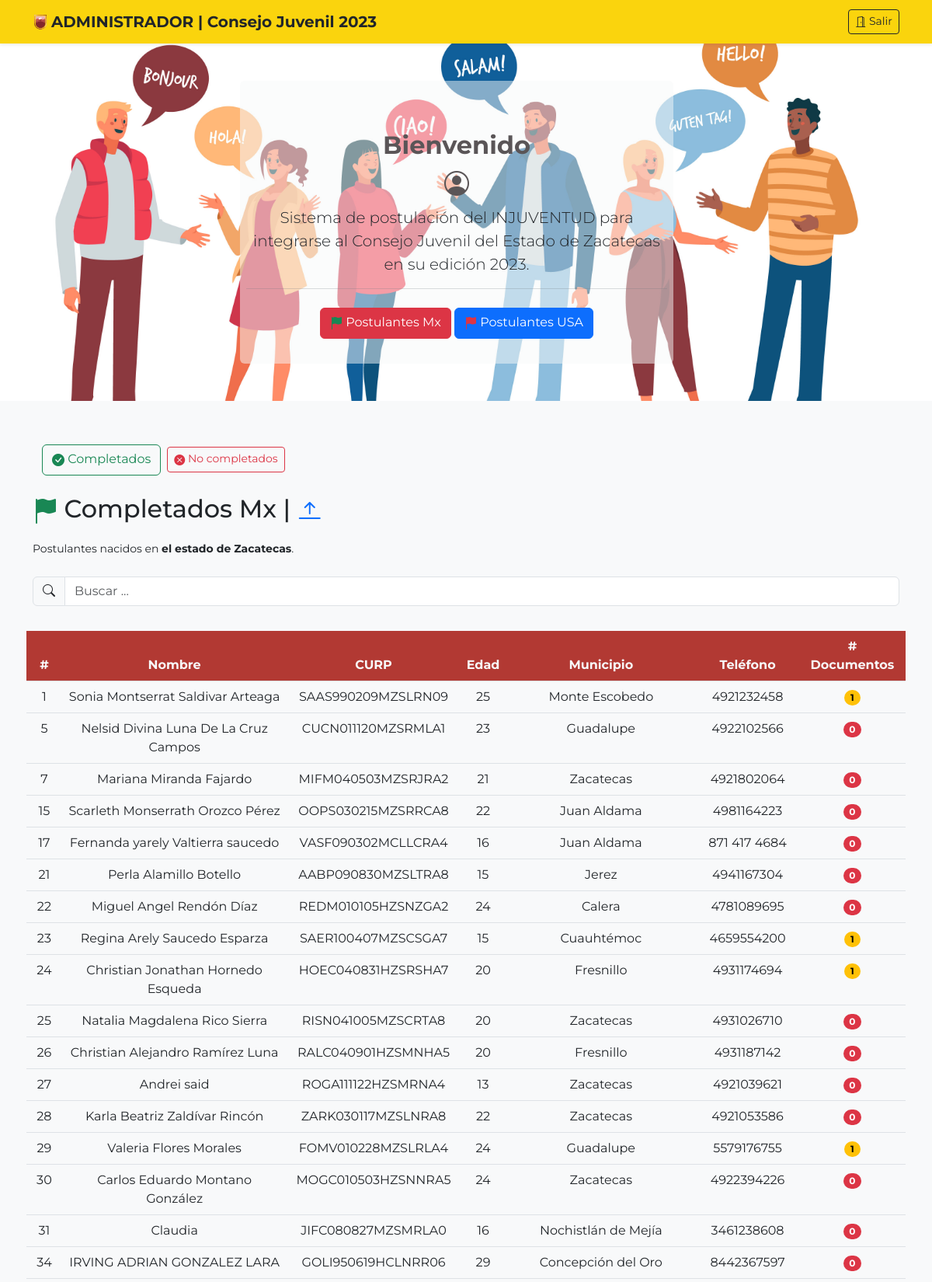
Page /sistema/admin/no_completados.php (upper part) on the committed database.
### tables this page shows
CREATE TABLE `usr` (
  `id` int(11) NOT NULL,
  `usr` varchar(100) DEFAULT NULL,
  `pwd` varchar(100) DEFAULT NULL,
  `perfil` int(11) DEFAULT NULL,
  `curp` varchar(18) DEFAULT NULL,
  `nombre` varchar(100) DEFAULT NULL,
  `edad` int(11) DEFAULT NULL,
  `municipio` int(11) DEFAULT NULL,
  `telefono` varchar(30) DEFAULT NULL,
  `categoria` int(11) DEFAULT NULL
);

CREATE TABLE `municipio` (
  `id` int(11) NOT NULL,
  `municipio` varchar(50) NOT NULL
);

### sistema/admin/query/lista_postulantes_general_no_completados.php (the view)
<?php
include('qc.php');
$sqlPostulantes ="SELECT * FROM usr WHERE perfil = 1";
$resultadoSQL = $conn->query($sqlPostulantes);
$x = 0;
while($rowSQL = $resultadoSQL->fetch_assoc()){
    $x++;
    $idDocs = $rowSQL['id'];
    $contador = "SELECT COUNT(documento) AS contar FROM documentos WHERE id_ext = '$idDocs'";
    $resultadoContar = $conn->query($contador);
    $rowContar = $resultadoContar -> fetch_assoc();
    $numero = $rowContar['contar'];
    if($numero<9){
    echo'
    <tr>
        <td>'.$x.'</td>
        <td>'.$rowSQL['nombre'].'</td>
        <td>'.$rowSQL['curp'].'</td>
        <td>'.$rowSQL['edad'].'</td>';
        $mun = $rowSQL['municipio'];
    $sqlMunicipio = "SELECT * FROM municipio WHERE id = '$mun'";
    $resultadoMunicipio = $conn -> query($sqlMunicipio);
    $rowMunicipio = $resultadoMunicipio->fetch_assoc();
    echo'
        <td>'.$rowMunicipio['municipio'].'</td>
        ';
    echo'
        <td>'.$rowSQL['telefono'].'</td>
        <td>
            <a href="listado_docs.php?id='.$rowSQL['id'].'">';
        if ($numero == 0){
            echo'
            <span class="badge rounded-pill text-bg-danger">
            ';
        }
        else if ($numero == 1 || $numero == 2 || $numero == 3 || $numero == 4 || $numero == 5 || $numero == 6 || $numero == 7 || $numero == 8){
            echo'
            <span class="badge rounded-pill text-bg-warning">
            ';
        }
        else if ($numero == 9){
            echo'
            <span class="badge rounded-pill text-bg-primary">
            ';
        }
            echo'
                '.$numero.'
            </span>
            </a>
        </td>
    </tr>
';
}
}
?>

### sistema/admin/no_completados.php (style rules this page uses)
body { font-family: 'Montserrat', sans-serif; }

### rows in the picture
usr: nombre "Sonia Montserrat Saldivar Arteaga", curp "SAAS990209MZSLRN09", edad "25", municipio.municipio "Monte Escobedo", telefono "4921232458", numero "1"
usr: nombre "Nelsid Divina Luna De La Cruz Campos", curp "CUCN011120MZSRMLA1", edad "23", municipio.municipio "Guadalupe", telefono "4922102566", numero "0"
usr: nombre "Mariana Miranda Fajardo", curp "MIFM040503MZSRJRA2", edad "21", municipio.municipio "Zacatecas", telefono "4921802064", numero "0"
usr: nombre "Scarleth Monserrath Orozco Pérez", curp "OOPS030215MZSRRCA8", edad "22", municipio.municipio "Juan Aldama", telefono "4981164223", numero "0"
usr: nombre "Fernanda yarely Valtierra saucedo", curp "VASF090302MCLLCRA4", edad "16", municipio.municipio "Juan Aldama", telefono "871 417 4684", numero "0"
usr: nombre "Perla Alamillo Botello", curp "AABP090830MZSLTRA8", edad "15", municipio.municipio "Jerez", telefono "4941167304", numero "0"
usr: nombre "Miguel Angel Rendón Díaz", curp "REDM010105HZSNZGA2", edad "24", municipio.municipio "Calera", telefono "4781089695", numero "0"
usr: nombre "Regina Arely Saucedo Esparza", curp "SAER100407MZSCSGA7", edad "15", municipio.municipio "Cuauhtémoc", telefono "4659554200", numero "1"
usr: nombre "Christian Jonathan Hornedo Esqueda", curp "HOEC040831HZSRSHA7", edad "20", municipio.municipio "Fresnillo", telefono "4931174694", numero "1"
usr: nombre "Natalia Magdalena Rico Sierra", curp "RISN041005MZSCRTA8", edad "20", municipio.municipio "Zacatecas", telefono "4931026710", numero "0"
usr: nombre "Christian Alejandro Ramírez Luna", curp "RALC040901HZSMNHA5", edad "20", municipio.municipio "Fresnillo", telefono "4931187142", numero "0"
usr: nombre "Andrei said", curp "ROGA111122HZSMRNA4", edad "13", municipio.municipio "Zacatecas", telefono "4921039621", numero "0"
usr: nombre "Karla Beatriz Zaldívar Rincón", curp "ZARK030117MZSLNRA8", edad "22", municipio.municipio "Zacatecas", telefono "4921053586", numero "0"
usr: nombre "Valeria Flores Morales", curp "FOMV010228MZSLRLA4", edad "24", municipio.municipio "Guadalupe", telefono "5579176755", numero "1"
usr: nombre "Carlos Eduardo Montano González", curp "MOGC010503HZSNNRA5", edad "24", municipio.municipio "Zacatecas", telefono "4922394226", numero "0"
usr: nombre "Claudia", curp "JIFC080827MZSMRLA0", edad "16", municipio.municipio "Nochistlán de Mejía", telefono "3461238608", numero "0"
usr: nombre "IRVING ADRIAN GONZALEZ LARA", curp "GOLI950619HCLNRR06", edad "29", municipio.municipio "Concepción del Oro", telefono "8442367597", numero "0"
